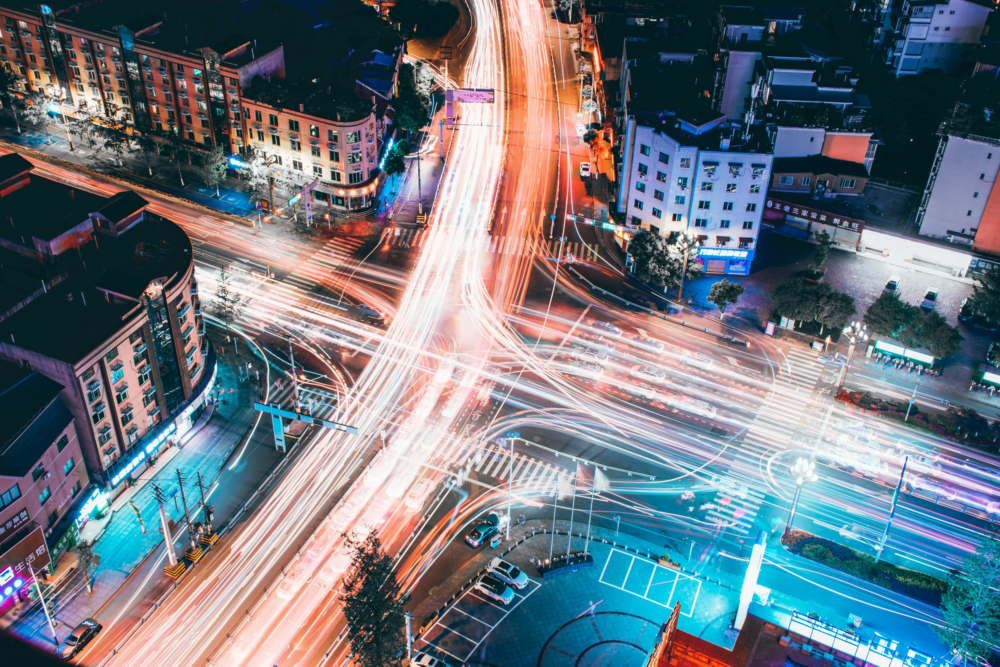
#> input picture Moein_Image_Recognition/jerry-zhang-nxu_VUcBVdA-unsplash.jpg, 3000 x 2000 px (shown at 1/3 size)
$ python One.py
#> lines starting #> are read from the running program, lines starting #| are printed output that depends on the picture
import os
import cv2

img=cv2.imread('jerry-zhang-nxu_VUcBVdA-unsplash.jpg')
#> img is the input picture: shape (2000, 3000, 3); mean B, G, R 127.3, 117.9, 108.7
cv2.imshow('img', img)
cv2.waitKey(0)


cv2.imwrite('jerry-zhang-nxu_VUcBVdA-unsplash.png',img)


gray=cv2.cvtColor(img,cv2.COLOR_BGR2GRAY)
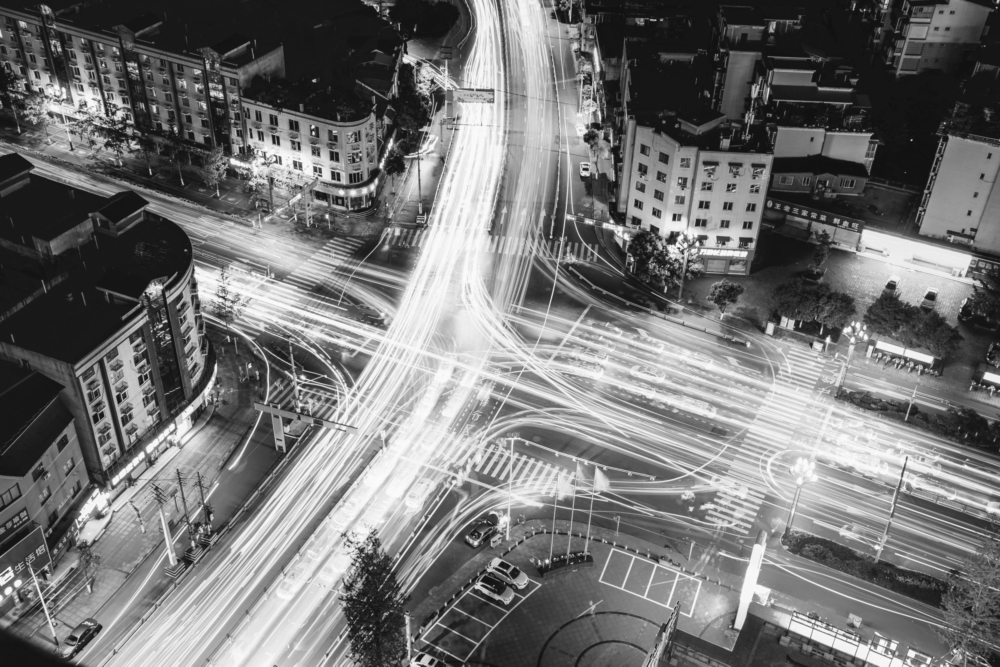
#> gray: shape (2000, 3000) (shown at 1/3 size); min 15, max 253, mean 116.2
cv2.imshow('gray',gray)
cv2.waitKey(0)
cv2.imwrite('gray.png',gray)

resizes=cv2.resize(img,(300,200))
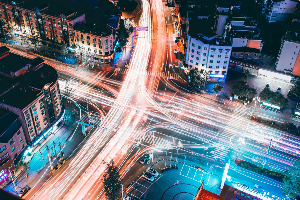
#> resizes: shape (200, 300, 3); mean B, G, R 127.5, 118.1, 108.9
cv2.imshow('resized',resizes)
cv2.waitKey(0)
cv2.imwrite('resizes.png',resizes)


croped = img[200:300,100:400]
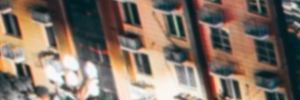
#> croped: shape (100, 300, 3); mean B, G, R 101.6, 114.3, 129.6
cv2.imshow('croped',croped)
cv2.waitKey(0)
cv2.imwrite('croped.png',croped)


rotated_90 = cv2.rotate(img, cv2.ROTATE_90_CLOCKWISE)
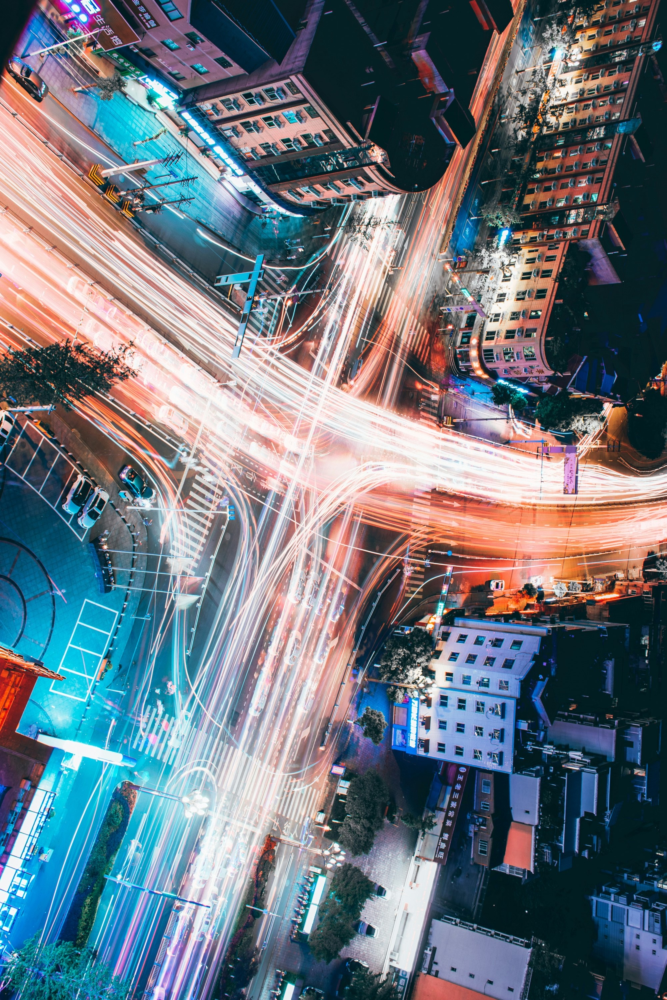
#> rotated_90: shape (3000, 2000, 3) (shown at 1/3 size); mean B, G, R 127.3, 117.9, 108.7
cv2.imshow('rotated_90',rotated_90)
cv2.waitKey(0)
cv2.imwrite('rotated_90.png',rotated_90)


rotated_180 = cv2.rotate(img, cv2.ROTATE_180)
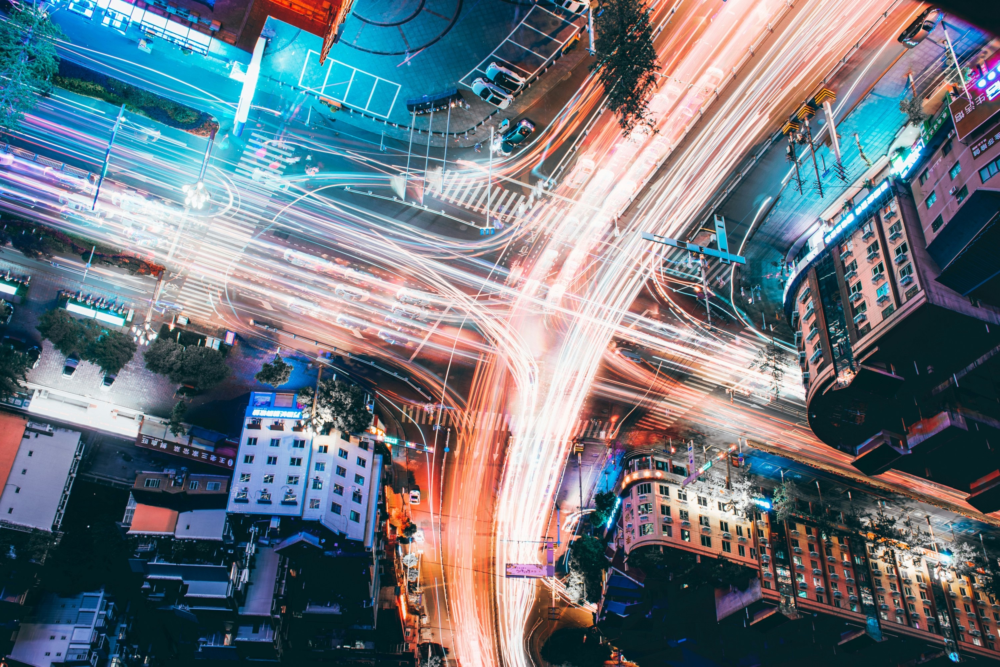
#> rotated_180: shape (2000, 3000, 3) (shown at 1/3 size); mean B, G, R 127.3, 117.9, 108.7
cv2.imshow('rotated_180',rotated_180)
cv2.waitKey(0)
cv2.imwrite('rotated_180',rotated_180)
